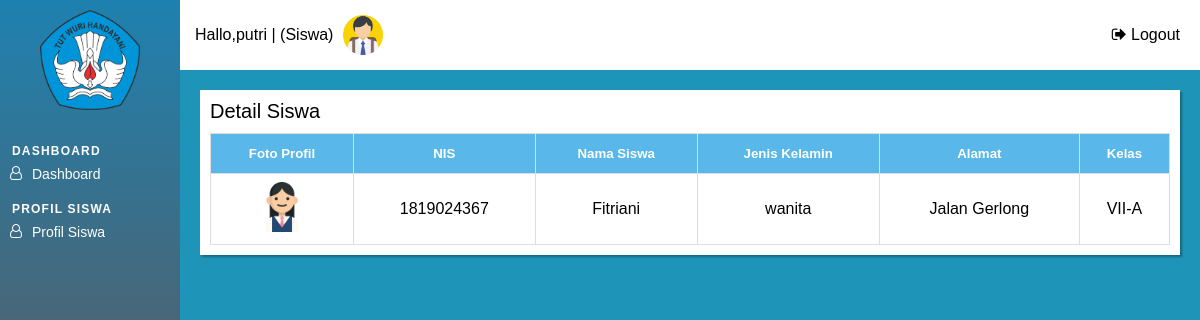
Screenshot of /siswa/halaman_siswa.php?page=profil (signed in) with the database file from the repository.
### tables this page shows
CREATE TABLE `tbl_siswa` (
  `id_siswa` int(11) NOT NULL,
  `nis` char(10) NOT NULL,
  `nama_siswa` varchar(50) NOT NULL,
  `jenis_kelamin` varchar(20) DEFAULT NULL,
  `alamat` varchar(100) DEFAULT NULL,
  `id_kelas` int(11) DEFAULT NULL,
  `foto_siswa` varchar(30) DEFAULT NULL,
  `password_siswa` varchar(50) NOT NULL
);

CREATE TABLE `tbl_kelas` (
  `id_kelas` int(11) NOT NULL,
  `kode_kelas` char(10) NOT NULL,
  `nama_kelas` varchar(30) NOT NULL
);

### siswa/index.php (the view, shortened to what this page needs)
<div class="tabel-page">
	<div class="tabel-heading">
		Detail Siswa
	</div>
	<table id="list-data" class="display">
		<thead>
		<?php
				include "../config/koneksi.php";
				$query = "SELECT * FROM tbl_siswa as s INNER JOIN tbl_kelas as k ON k.id_kelas = s.id_kelas WHERE s.password_siswa";
				$result = mysqli_query($conn, $query);
				if (mysqli_num_rows($result) > 0) {
					while($row = mysqli_fetch_assoc($result)) {
		?>
			<tr>
                <th><h5>Foto Profil</h5></th>
				<th><h5>NIS</h5></th>
				<th><h5>Nama Siswa</h5></th>
				<th><h5>Jenis Kelamin</h5></th>
                <th><h5>Alamat</h5></th>
				<th><h5>Kelas</h5></th>
			</tr>
		</thead>
		        <tr>
                    <td><img src="../assets/img/<?= $row["foto_siswa"]; ?>" width="50"</td>
		        	<td><?php echo $row["nis"];?></td>
		        	<td><?php echo $row["nama_siswa"];?></td>
		        	<td><?php echo $row["jenis_kelamin"];?></td>
		        	<td><?php echo $row["alamat"];?></td>
                    <td><?php echo $row["nama_kelas"];?></td>
		        </tr>
		<?php
					}
				}
		?>
	</table>
</div>

### assets/css/halaman_admin.css (style rules this page uses)
* { padding: 0; margin: 0; box-sizing: border-box; }
body { font: 16px sans-serif; }

### assets/css/tabel.css (style rules this page uses)
.tabel-page { background-color: #FFFF; box-shadow: 2px 2px 2px rgba(0, 0, 0,0.3); padding: 10px; width: 100%; height: auto; }
#list-data { font: 16px sans-serif; border-collapse: collapse; width: 100%; }
#list-data td, #list-data th { border: 1px solid #ddd; padding: 8px; text-align: center; }
#list-data th { padding-top: 12px; padding-bottom: 12px; text-align: center; background-color: #59b7e9; color: white; }
.tabel-heading { font-size: 20px; margin-bottom: 10px; }

### rows the page displays
tbl_siswa: foto_siswa (picture), nis "1819024367", nama_siswa "Fitriani", jenis_kelamin "wanita", alamat "Jalan Gerlong", id_kelas.nama_kelas "VII-A"

### other values shown
$_SESSION['username'] "putri"
